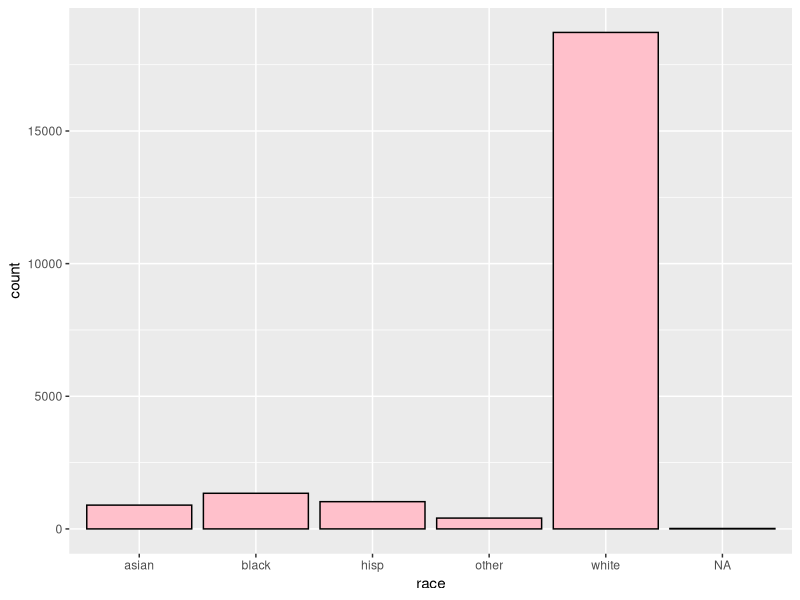
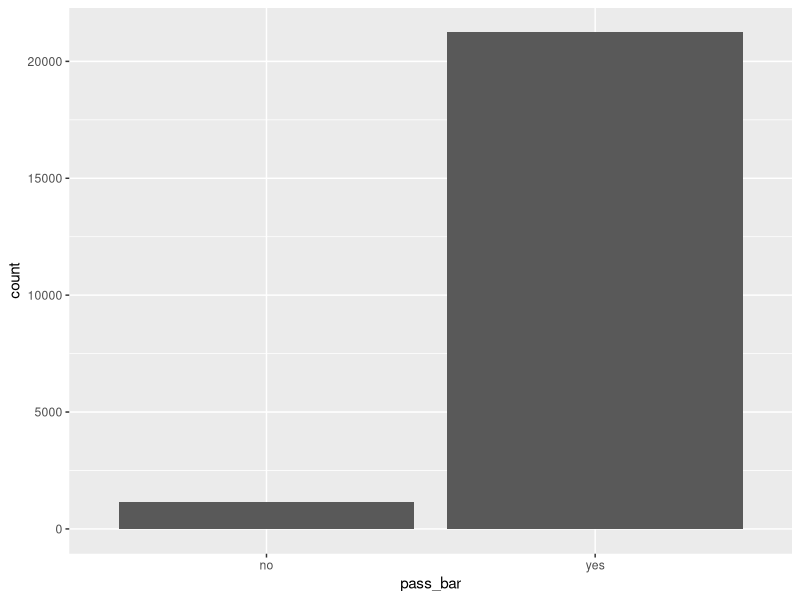
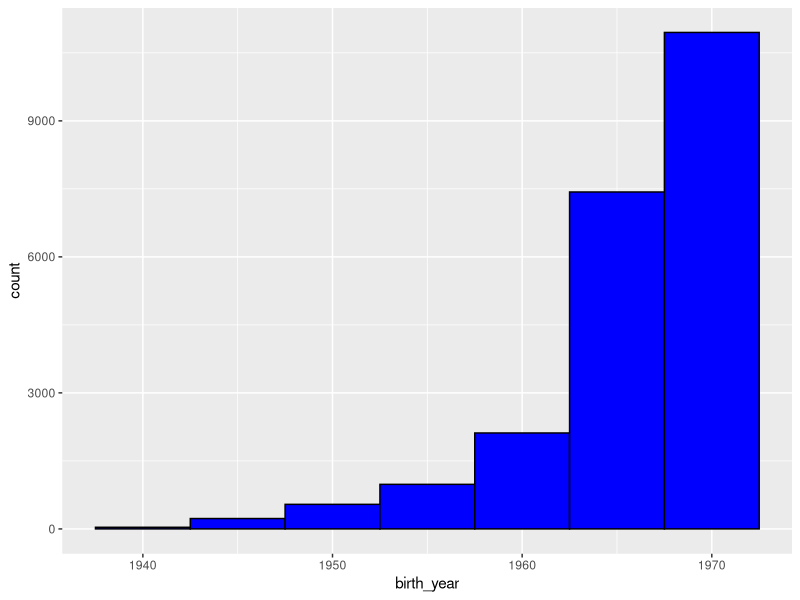
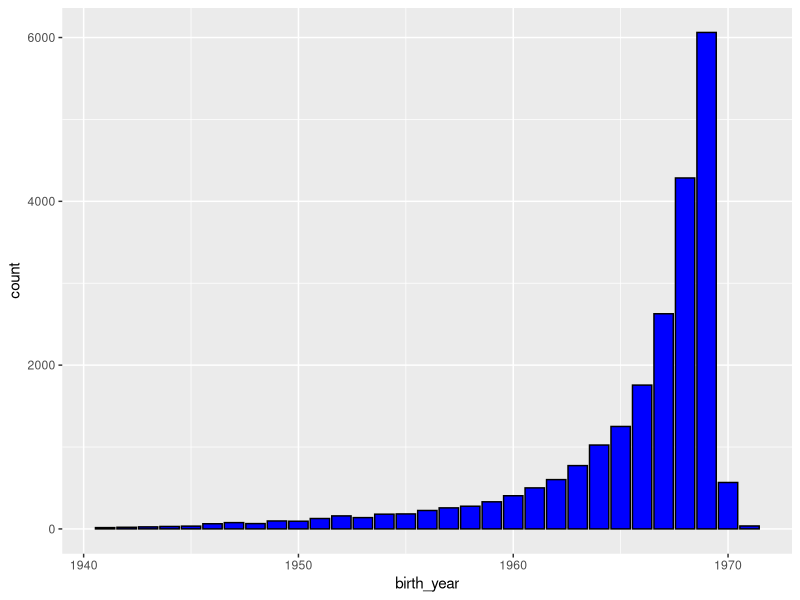
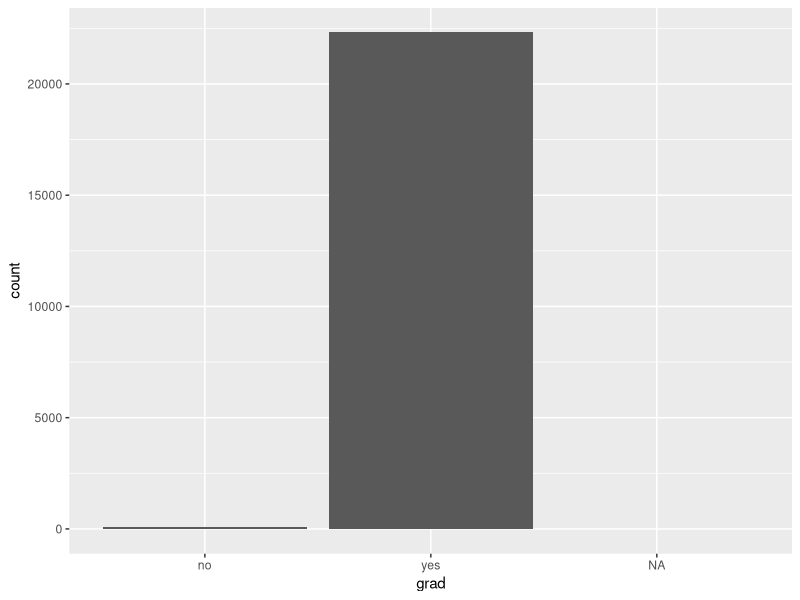
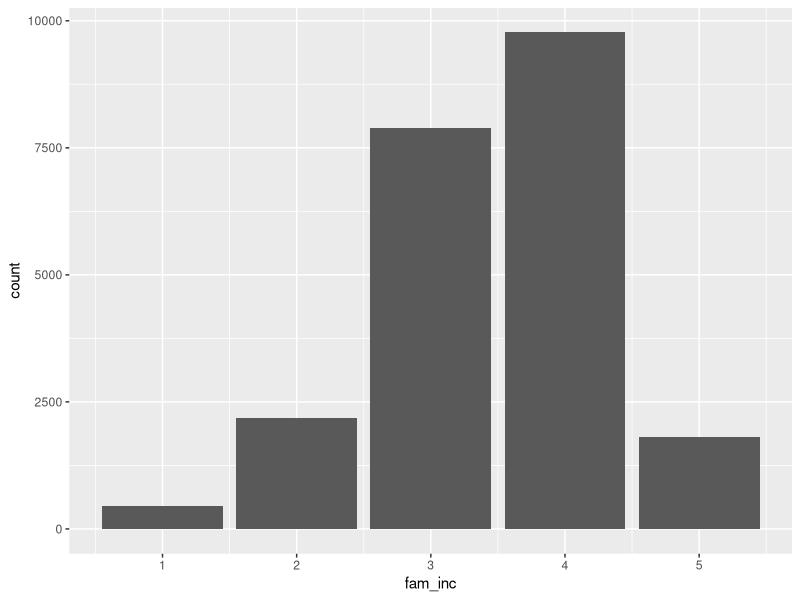
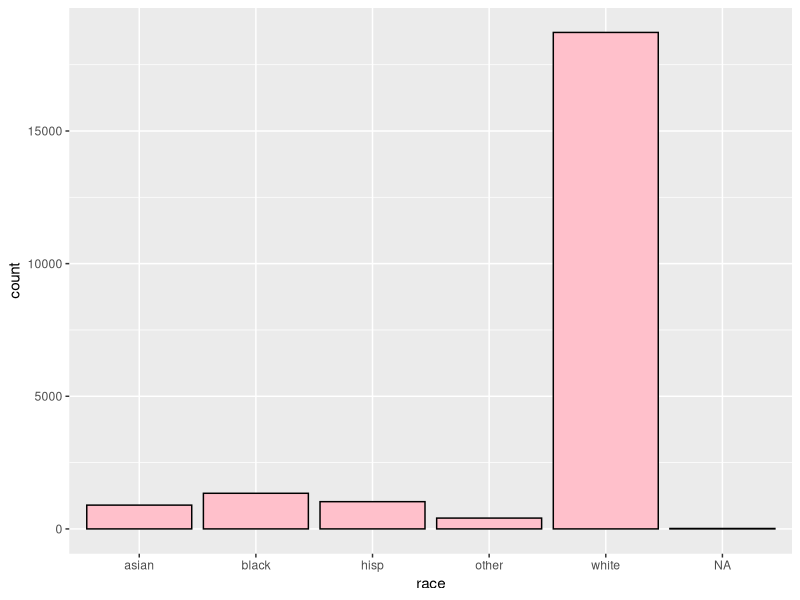
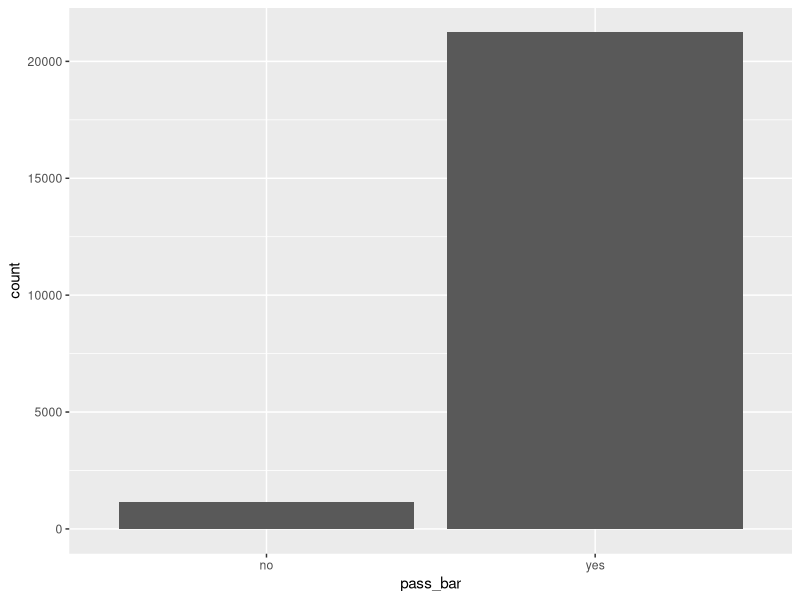

These figures' R source, in order:
library(tidyverse)
clean <- read_csv("data/clean.csv")

#race
clean |> 
  ggplot(aes(x = race))+
  geom_bar(fill = "pink", color = "black")
ggsave("plots/race_distribution.png")
#pass bar?
clean |> 
  ggplot(aes(x = pass_bar)) +
  geom_bar()
ggsave("plots/pass_bar_distribution.png")

#birthyear
clean |> 
  filter(birth_year > 1940) |> 
  ggplot(aes(x = birth_year)) +
  geom_histogram(binwidth = 5, fill = "blue", color = "black")

clean |> 
  filter(birth_year > 1940) |> 
  ggplot(aes(x = birth_year)) +
  geom_bar( fill = "blue", color = "black")
ggsave("plots/birth_year_distribution.png")

#graduate law school
clean |> 
  ggplot(aes(x = grad))+
  geom_bar()
ggsave("plots/grad_distribution.png")

#family income
clean |> 
  ggplot(aes(x = fam_inc))+
  geom_bar()
ggsave("fam_inc/grad_distribution.png")


